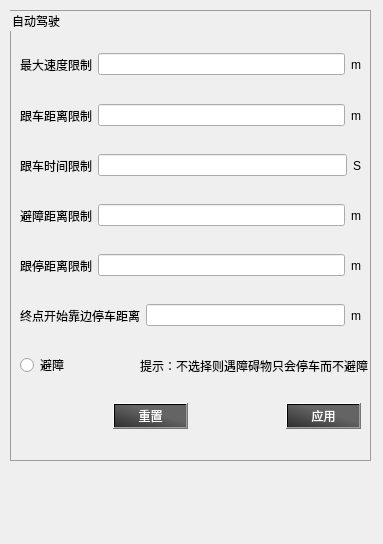
       <widget class="QWidget" name="page_2">
        <property name="geometry">
         <rect>
          <x>0</x>
          <y>0</y>
          <width>383</width>
          <height>544</height>
         </rect>
        </property>
        <attribute name="label">
         <string>自动驾驶参数</string>
        </attribute>
        <widget class="QGroupBox" name="groupBox_7">
         <property name="geometry">
          <rect>
           <x>10</x>
           <y>10</y>
           <width>361</width>
           <height>451</height>
          </rect>
         </property>
         <property name="styleSheet">
          <string notr="true">QGroupBox {
            border-color: rgb(156, 156, 156);
            border-width: 1px;
            border-style: solid;
            margin-top: 0.5ex;
        }</string>
         </property>
         <property name="title">
          <string>自动驾驶</string>
         </property>
         <widget class="QWidget" name="horizontalLayoutWidget_18">
          <property name="geometry">
           <rect>
            <x>10</x>
            <y>39</y>
            <width>341</width>
            <height>31</height>
           </rect>
          </property>
          <layout class="QHBoxLayout" name="horizontalLayout_34">
           <item>
            <widget class="QLabel" name="label_2">
             <property name="text">
              <string>最大速度限制</string>
             </property>
            </widget>
           </item>
           <item>
            <widget class="QLineEdit" name="user_max_speed_edit">
             <property name="alignment">
              <set>Qt::AlignCenter</set>
             </property>
            </widget>
           </item>
           <item>
            <widget class="QLabel" name="label_9">
             <property name="text">
              <string>m</string>
             </property>
            </widget>
           </item>
          </layout>
         </widget>
         <widget class="QWidget" name="horizontalLayoutWidget_19">
          <property name="geometry">
           <rect>
            <x>10</x>
            <y>90</y>
            <width>341</width>
            <height>31</height>
           </rect>
          </property>
          <layout class="QHBoxLayout" name="horizontalLayout_35">
           <item>
            <widget class="QLabel" name="label_3">
             <property name="text">
              <string>跟车距离限制</string>
             </property>
            </widget>
           </item>
           <item>
            <widget class="QLineEdit" name="user_follow_dis_edit">
             <property name="alignment">
              <set>Qt::AlignCenter</set>
             </property>
            </widget>
           </item>
           <item>
            <widget class="QLabel" name="label_10">
             <property name="text">
              <string>m</string>
             </property>
            </widget>
           </item>
          </layout>
         </widget>
         <widget class="QWidget" name="horizontalLayoutWidget_20">
          <property name="geometry">
           <rect>
            <x>10</x>
            <y>140</y>
            <width>341</width>
            <height>31</height>
           </rect>
          </property>
          <layout class="QHBoxLayout" name="horizontalLayout_36">
           <item>
            <widget class="QLabel" name="label_47">
             <property name="text">
              <string>跟车时间限制</string>
             </property>
            </widget>
           </item>
           <item>
            <widget class="QLineEdit" name="user_follow_time_edit">
             <property name="alignment">
              <set>Qt::AlignCenter</set>
             </property>
            </widget>
           </item>
           <item>
            <widget class="QLabel" name="label_46">
             <property name="text">
              <string>S</string>
             </property>
            </widget>
           </item>
          </layout>
         </widget>
         <widget class="QWidget" name="horizontalLayoutWidget_21">
          <property name="geometry">
           <rect>
            <x>10</x>
            <y>190</y>
            <width>341</width>
            <height>31</height>
           </rect>
          </property>
          <layout class="QHBoxLayout" name="horizontalLayout_37">
           <item>
            <widget class="QLabel" name="label_4">
             <property name="text">
              <string>避障距离限制</string>
             </property>
            </widget>
           </item>
           <item>
            <widget class="QLineEdit" name="user_collision_buff_edit">
             <property name="alignment">
              <set>Qt::AlignCenter</set>
             </property>
            </widget>
           </item>
           <item>
            <widget class="QLabel" name="label_11">
             <property name="text">
              <string>m</string>
             </property>
            </widget>
           </item>
          </layout>
         </widget>
         <widget class="QWidget" name="horizontalLayoutWidget_22">
          <property name="geometry">
           <rect>
            <x>10</x>
            <y>240</y>
            <width>341</width>
            <height>31</height>
           </rect>
          </property>
          <layout class="QHBoxLayout" name="horizontalLayout_38">
           <item>
            <widget class="QLabel" name="label_5">
             <property name="text">
              <string>跟停距离限制</string>
             </property>
            </widget>
           </item>
           <item>
            <widget class="QLineEdit" name="user_stop_dis_edit">
             <property name="alignment">
              <set>Qt::AlignCenter</set>
             </property>
            </widget>
           </item>
           <item>
            <widget class="QLabel" name="label_14">
             <property name="text">
              <string>m</string>
             </property>
            </widget>
           </item>
          </layout>
         </widget>
         <widget class="QWidget" name="horizontalLayoutWidget_23">
          <property name="geometry">
           <rect>
            <x>10</x>
            <y>290</y>
            <width>341</width>
            <height>31</height>
           </rect>
          </property>
          <layout class="QHBoxLayout" name="horizontalLayout_39">
           <item>
            <widget class="QLabel" name="label_44">
             <property name="text">
              <string>终点开始靠边停车距离</string>
             </property>
            </widget>
           </item>
           <item>
            <widget class="QLineEdit" name="user_pullover_dis_edit">
             <property name="alignment">
              <set>Qt::AlignCenter</set>
             </property>
            </widget>
           </item>
           <item>
            <widget class="QLabel" name="label_45">
             <property name="text">
              <string>m</string>
             </property>
            </widget>
           </item>
          </layout>
         </widget>
         <widget class="QWidget" name="horizontalLayoutWidget_24">
          <property name="geometry">
           <rect>
            <x>10</x>
            <y>340</y>
            <width>348</width>
            <height>31</height>
           </rect>
          </property>
          <layout class="QHBoxLayout" name="horizontalLayout_40">
           <item>
            <widget class="QRadioButton" name="enable_avoid_rbtn">
             <property name="text">
              <string>避障</string>
             </property>
             <property name="autoExclusive">
              <bool>false</bool>
             </property>
            </widget>
           </item>
           <item>
            <widget class="QLabel" name="label_48">
             <property name="text">
              <string>提示：不选择则遇障碍物只会停车而不避障</string>
             </property>
            </widget>
           </item>
          </layout>
         </widget>
         <widget class="QWidget" name="horizontalLayoutWidget_25">
          <property name="geometry">
           <rect>
            <x>10</x>
            <y>390</y>
            <width>341</width>
            <height>33</height>
           </rect>
          </property>
          <layout class="QHBoxLayout" name="horizontalLayout_41">
           <item>
            <spacer name="horizontalSpacer_9">
             <property name="orientation">
              <enum>Qt::Horizontal</enum>
             </property>
             <property name="sizeHint" stdset="0">
              <size>
               <width>40</width>
               <height>20</height>
              </size>
             </property>
            </spacer>
           </item>
           <item>
            <widget class="QPushButton" name="autodriver_param_reset_btn">
             <property name="styleSheet">
              <string notr="true">QPushButton
{
    color:white;
	background-color: qlineargradient(spread:pad, x1:0.0618557, y1:1, x2:0.948454, y2:0.057, stop:0 rgba(50, 50, 50, 255), stop:0.618557 rgba(100, 100, 100, 255));
}
QPushButton:hover
{
    background-color: qlineargradient(spread:pad, x1:0.0618557, y1:1, x2:0.948454, y2:0.057, stop:0 rgba(100, 100, 100, 255), stop:0.618557 rgba(50, 50, 50, 255));
}
QPushButton:pressed
{
    background-color: qlineargradient(spread:pad, x1:0.0618557, y1:1, x2:0.948454, y2:0.057, stop:0 rgba(20, 20, 20, 255), stop:0.618557 rgba(70, 70, 70, 255));
    padding-left:3px;
    padding-top:3px;
}</string>
             </property>
             <property name="text">
              <string>重置</string>
             </property>
            </widget>
           </item>
           <item>
            <spacer name="horizontalSpacer_10">
             <property name="orientation">
              <enum>Qt::Horizontal</enum>
             </property>
             <property name="sizeHint" stdset="0">
              <size>
               <width>40</width>
               <height>20</height>
              </size>
             </property>
            </spacer>
           </item>
           <item>
            <widget class="QPushButton" name="autodriver_param_apply_btn">
             <property name="styleSheet">
              <string notr="true">QPushButton
{
    color:white;
	background-color: qlineargradient(spread:pad, x1:0.0618557, y1:1, x2:0.948454, y2:0.057, stop:0 rgba(50, 50, 50, 255), stop:0.618557 rgba(100, 100, 100, 255));
}
QPushButton:hover
{
    background-color: qlineargradient(spread:pad, x1:0.0618557, y1:1, x2:0.948454, y2:0.057, stop:0 rgba(100, 100, 100, 255), stop:0.618557 rgba(50, 50, 50, 255));
}
QPushButton:pressed
{
    background-color: qlineargradient(spread:pad, x1:0.0618557, y1:1, x2:0.948454, y2:0.057, stop:0 rgba(20, 20, 20, 255), stop:0.618557 rgba(70, 70, 70, 255));
    padding-left:3px;
    padding-top:3px;
}</string>
             </property>
             <property name="text">
              <string>应用</string>
             </property>
            </widget>
           </item>
          </layout>
         </widget>
        </widget>
       </widget>
